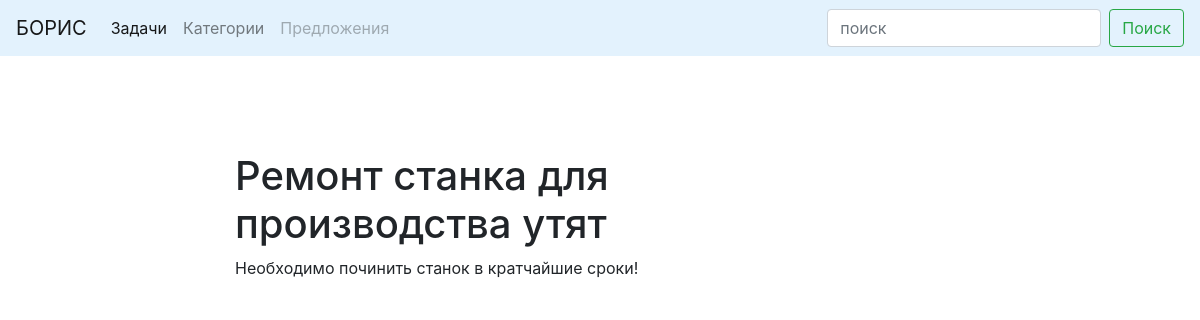
Page /blog/post/works-1606562878/ on the committed database.
### blog/models.py (models this page shows, shortened)
class Post(models.Model):
    title = models.CharField(max_length=150, db_index=True)
    slug = models.SlugField(max_length=150, unique=True)
    body = models.TextField(blank=True, db_index=True)
    tags = models.ManyToManyField('Tag', blank=True, related_name='posts')
    users = models.TextField(max_length=150, unique=True)
    date_pub = models.DateTimeField(auto_now_add=True)
    class Meta:
        ordering = ['-date_pub']

### blog/views.py (the view)
# urls.py: path('post/<str:slug>/', PostDetail.as_view(), name='post_detail_url'),
class PostDetail(ObjectDetailMixin, View):
    model = Post
    template = 'blog/post_detail.html'

### blog/utils.py (called while the page is built)
    def get(self, request, slug):
        obj = get_object_or_404(self.model, slug__iexact=slug)
        return render(request, self.template, context={self.model.__name__.lower(): obj, 'admin_object': obj, 'detail': True})

### blog/templates/blog/post_detail.html (shortened to what this page needs)
{% extends 'blog/base_blog.html' %}
{% block content %}
    <h1 class="mt-5">
        {{ post.title }}
    </h1>
    <p>
        {{ post.body }}
    </p>
{% endblock %}

### rows in the picture
Post: title "Ремонт станка для производства утят", body "Необходимо починить станок в кратчайшие сроки!"
